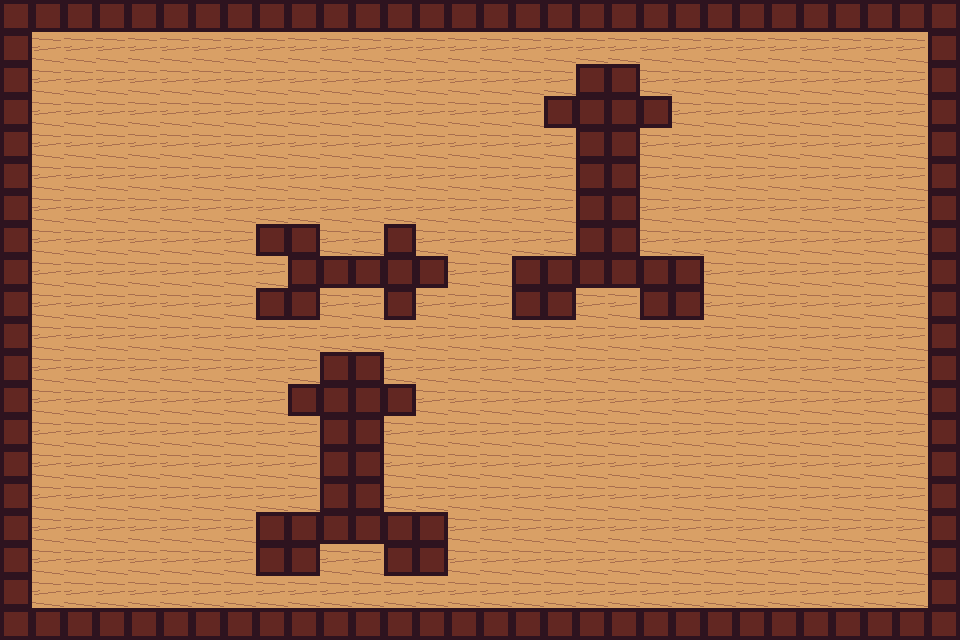

A level layout from a 2D game, rendered from its tile map. Below: a short description, then the map file with its tile-grid data intact:
An orthogonal 30x20 tile map with 32x32 px tiles, 1 tile layer (Ground) and 35 objects (8x Moving, 6x Fast, Stationary, Player).

<map version="1.10" tiledversion="1.11.2" orientation="orthogonal" renderorder="right-down" width="30" height="20" tilewidth="32" tileheight="32" infinite="0" nextlayerid="6" nextobjectid="57">
 <tileset firstgid="1" source="tankSet.tsx" />
 <group id="2" name="Visuals">
  <layer id="1" name="Ground" width="30" height="20">
   <data encoding="csv">
2,2,2,2,2,2,2,2,2,2,2,2,2,2,2,2,2,2,2,2,2,2,2,2,2,2,2,2,2,2,
2,1,1,1,1,1,1,1,1,1,1,1,1,1,1,1,1,1,1,1,1,1,1,1,1,1,1,1,1,2,
2,1,1,1,1,1,1,1,1,1,1,1,1,1,1,1,1,1,2,2,1,1,1,1,1,1,1,1,1,2,
2,1,1,1,1,1,1,1,1,1,1,1,1,1,1,1,1,2,2,2,2,1,1,1,1,1,1,1,1,2,
2,1,1,1,1,1,1,1,1,1,1,1,1,1,1,1,1,1,2,2,1,1,1,1,1,1,1,1,1,2,
2,1,1,1,1,1,1,1,1,1,1,1,1,1,1,1,1,1,2,2,1,1,1,1,1,1,1,1,1,2,
2,1,1,1,1,1,1,1,1,1,1,1,1,1,1,1,1,1,2,2,1,1,1,1,1,1,1,1,1,2,
2,1,1,1,1,1,1,1,2,2,1,1,2,1,1,1,1,1,2,2,1,1,1,1,1,1,1,1,1,2,
2,1,1,1,1,1,1,1,1,2,2,2,2,2,1,1,2,2,2,2,2,2,1,1,1,1,1,1,1,2,
2,1,1,1,1,1,1,1,2,2,1,1,2,1,1,1,2,2,1,1,2,2,1,1,1,1,1,1,1,2,
2,1,1,1,1,1,1,1,1,1,1,1,1,1,1,1,1,1,1,1,1,1,1,1,1,1,1,1,1,2,
2,1,1,1,1,1,1,1,1,1,2,2,1,1,1,1,1,1,1,1,1,1,1,1,1,1,1,1,1,2,
2,1,1,1,1,1,1,1,1,2,2,2,2,1,1,1,1,1,1,1,1,1,1,1,1,1,1,1,1,2,
2,1,1,1,1,1,1,1,1,1,2,2,1,1,1,1,1,1,1,1,1,1,1,1,1,1,1,1,1,2,
2,1,1,1,1,1,1,1,1,1,2,2,1,1,1,1,1,1,1,1,1,1,1,1,1,1,1,1,1,2,
2,1,1,1,1,1,1,1,1,1,2,2,1,1,1,1,1,1,1,1,1,1,1,1,1,1,1,1,1,2,
2,1,1,1,1,1,1,1,2,2,2,2,2,2,1,1,1,1,1,1,1,1,1,1,1,1,1,1,1,2,
2,1,1,1,1,1,1,1,2,2,1,1,2,2,1,1,1,1,1,1,1,1,1,1,1,1,1,1,1,2,
2,1,1,1,1,1,1,1,1,1,1,1,1,1,1,1,1,1,1,1,1,1,1,1,1,1,1,1,1,2,
2,2,2,2,2,2,2,2,2,2,2,2,2,2,2,2,2,2,2,2,2,2,2,2,2,2,2,2,2,2
</data>
  </layer>
 </group>
 <objectgroup id="4" name="Collisions">
  <object id="1" x="0" y="0" width="32" height="640" />
  <object id="2" x="32" y="608" width="928" height="32" />
  <object id="3" x="928" y="0" width="32" height="608" />
  <object id="7" x="32" y="0" width="896" height="32" />
  <object id="21" x="320" y="352" width="64" height="192" />
  <object id="23" x="384" y="384" width="32" height="32" />
  <object id="24" x="288" y="384" width="32" height="32" />
  <object id="25" x="256" y="512" width="64" height="64" />
  <object id="26" x="384" y="512" width="64" height="64" />
  <object id="28" x="288" y="256" width="160" height="32" />
  <object id="31" x="256" y="224" width="64" height="32" />
  <object id="32" x="384" y="224" width="32" height="32" />
  <object id="33" x="384" y="288" width="32" height="32" />
  <object id="36" x="256" y="288" width="64" height="32" />
  <object id="37" x="576" y="64" width="64" height="224" />
  <object id="38" x="544" y="96" width="32" height="32" />
  <object id="39" x="640" y="96" width="32" height="32" />
  <object id="41" x="512" y="256" width="64" height="64" />
  <object id="42" x="640" y="256" width="64" height="64" />
 </objectgroup>
 <objectgroup id="5" name="Spawn">
  <object id="8" name="Stationary" x="803.333" y="126.667" visible="0">
   <point />
  </object>
  <object id="13" name="Moving" x="759.333" y="372">
   <point />
  </object>
  <object id="14" name="Fast" x="722" y="235.333">
   <point />
  </object>
  <object id="15" name="Fast" x="701.333" y="553.333">
   <point />
  </object>
  <object id="16" name="Moving" x="767.333" y="54.6667">
   <point />
  </object>
  <object id="17" name="Player" x="142" y="288.667">
   <point />
  </object>
  <object id="43" name="Fast" x="299.333" y="177.333">
   <point />
  </object>
  <object id="45" name="Moving" x="158" y="97.3333" visible="0">
   <point />
  </object>
  <object id="47" name="Moving" x="145.333" y="435.333">
   <point />
  </object>
  <object id="49" name="Moving" x="414.667" y="88.6667">
   <point />
  </object>
  <object id="51" name="Moving" x="122" y="100.667">
   <point />
  </object>
  <object id="52" name="Moving" x="157.333" y="562">
   <point />
  </object>
  <object id="53" name="Moving" x="537.333" y="572">
   <point />
  </object>
  <object id="54" name="Fast" x="906" y="519.333">
   <point />
  </object>
  <object id="55" name="Fast" x="577.333" y="386">
   <point />
  </object>
  <object id="56" name="Fast" x="356" y="332.667">
   <point />
  </object>
 </objectgroup>
</map>